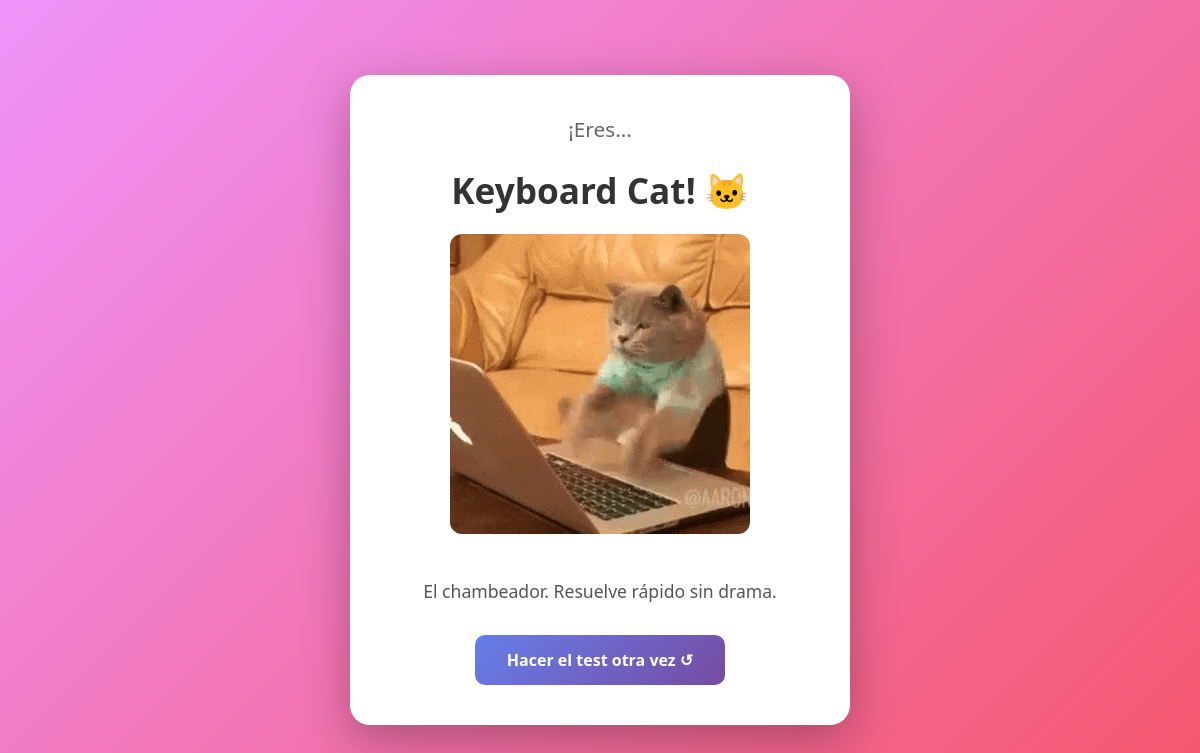
The page /resultado/11/ on the database its author committed.
### testmichi/models.py (models this page shows, shortened)
class Gato(models.Model):
    nombre = models.CharField(max_length=100)
    descripcion = models.TextField()
    imagen = models.CharField(max_length=255, help_text="Nombre del archivo GIF")
    class Meta:
        verbose_name_plural = "Gatos"

### testmichi/views.py (the view)
# urls.py: path('resultado/<int:gato_id>/', views.resultado, name='resultado'),
def resultado(request, gato_id):
    gato = get_object_or_404(Gato, id=gato_id)
    return render(request, 'testmichi/resultado.html', {'gato': gato})

### testmichi/templates/testmichi/resultado.html (shortened to what this page needs)
<!DOCTYPE html>
<html lang="es">
<head>
</head>
<body>
    <div class="resultado-card">
        <div class="resultado-titulo">¡Eres...</div>
        <h1 class="gato-nombre">{{ gato.nombre }}! 🐱</h1>
        {% load static %}
        <img src="{% static gato.imagen %}" alt="{{ gato.nombre }}" class="gato-img">
        <p class="gato-desc">{{ gato.descripcion }}</p>
        <a href="{% url 'index' %}" class="btn-volver">Hacer el test otra vez ↺</a>
    </div>
</body>
</html>

### testmichi/templates/testmichi/resultado.html (style rules this page uses)
* { box-sizing: border-box; }
body { font-family: 'Segoe UI', Tahoma, Geneva, Verdana, sans-serif; background: linear-gradient(135deg, #f093fb 0%, #f5576c 100%); margin: 0; padding: 20px; min-height: 100vh; display: flex; align-items: center; justify-content: center; }
.resultado-card { max-width: 500px; width: 100%; background: white; border-radius: 20px; padding: 40px; text-align: center; box-shadow: 0 15px 50px rgba(0,0,0,0.3); }
.resultado-titulo { font-size: 1.3em; color: #666; margin-bottom: 10px; }
.gato-nombre { font-size: 2.2em; color: #333; margin-bottom: 20px; }
.gato-img { max-width: 100%; border-radius: 12px; margin-bottom: 20px; }
.gato-desc { font-size: 1.1em; color: #555; line-height: 1.6; margin-bottom: 30px; }
.btn-volver { display: inline-block; padding: 14px 32px; background: linear-gradient(135deg, #667eea 0%, #764ba2 100%); color: white; text-decoration: none; border-radius: 10px; font-weight: bold; font-size: 1em; transition: transform 0.2s; }

### rows shown on the page
Gato: nombre "Keyboard Cat", imagen (picture), descripcion "El chambeador. Resuelve rápido sin drama."
